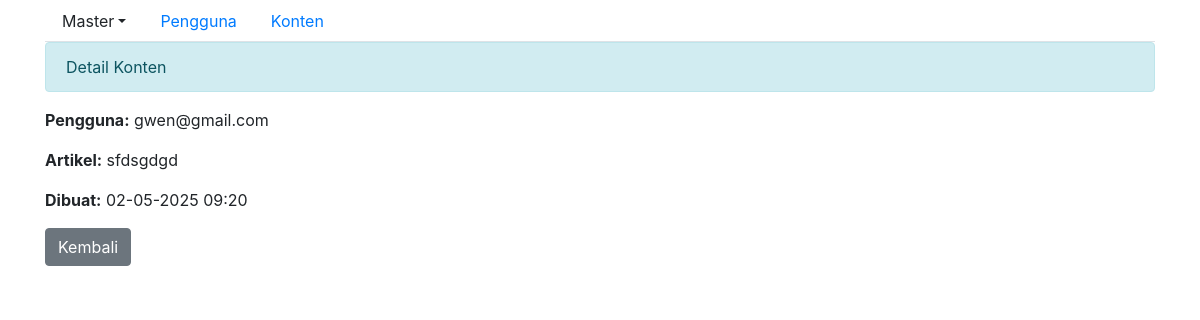
/content/1/, run on the app's committed database.
### data_entry/models.py (models this page shows, shortened)
class Content(models.Model):
    author = models.ForeignKey(Pengguna, on_delete=models.CASCADE)  # Relasi dengan Pengguna
    data_created = models.DateTimeField(auto_now_add=True)  # Tanggal pembuatan artikel
    artikel = models.TextField()  # Isi artikel
    set_view = models.BooleanField(default=False)  # Flag untuk menandakan apakah artikel sudah dilihat

class Pengguna(models.Model):
    email = models.EmailField()
    password = models.CharField(max_length=100)
    address_1 = models.TextField()
    address_2 = models.TextField(null=True, blank=True)
    city = models.CharField(max_length=20, help_text='Enter your city')
    state = models.TextField()
    zip_code = models.CharField(max_length=7)
    tanggal_join = models.DateField(auto_now=True)  # Tanggal bergabung

### data_entry/views.py (the view)
# urls.py: path('content/<int:id>/', views.view_content, name='view_content'),
def view_content(request, id):
    content = get_object_or_404(Content, pk=id)
    return render(request, 'data_entry/view_content.html', {'content': content})

### data_entry/templates/data_entry/view_content.html
{% extends 'base.html' %}
{% block content %}
<div class="alert alert-info">Detail Konten</div>
<p><strong>Pengguna:</strong> {{ content.author.email }}</p>
<p><strong>Artikel:</strong> {{ content.artikel }}</p>
<p><strong>Dibuat:</strong> {{ content.data_created|date:"d-m-Y H:i" }}</p>
<a href="{% url 'data_entry:set_content' %}" class="btn btn-secondary">Kembali</a>
{% endblock %}

### data on the page
Content: author.email "gwen@gmail.com", artikel "sfdsgdgd", data_created "02-05-2025 09:20"
